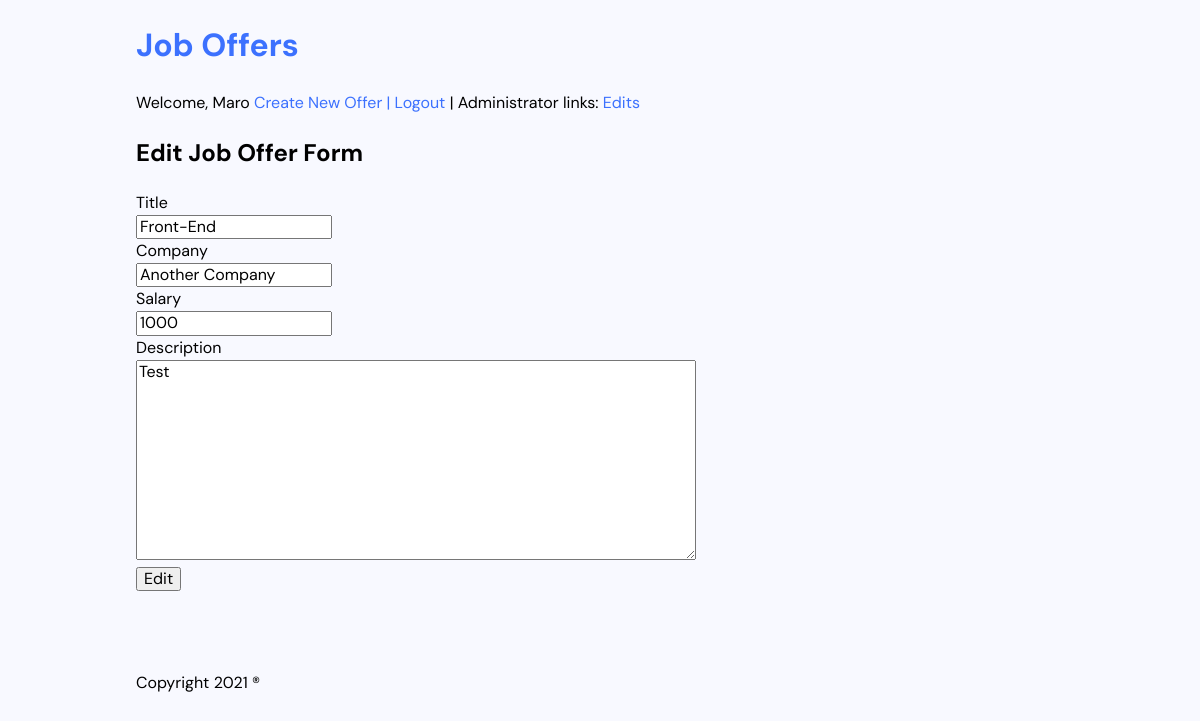
The app's page /edit.php?id=7 (signed in) with its own data.
### tables this page shows
CREATE TABLE `job_offers` (
  `id` int(11) NOT NULL,
  `title` varchar(200) NOT NULL,
  `description` mediumtext NOT NULL,
  `company` varchar(200) NOT NULL,
  `salary` int(11) NOT NULL,
  `posted_on` date DEFAULT curdate(),
  `approved` varchar(50) NOT NULL DEFAULT 'false'
);

### edit.php (called while the page is built, shortened)
<?php
require_once 'secure_common.php';
if (isset($_GET['id'])){
    $itemService = new \Services\Items\ItemService(
        new \Repositories\Items\ItemRepository($db)
    );
    $id = $_GET['id'];
    $item = $itemService->findById($id);
}
require_once 'views/admins/edit.php';

### common.php (called while the page is built, shortened)
<?php
spl_autoload_register(function ($className) {
    $className = str_replace("\\", DIRECTORY_SEPARATOR, $className);
});

### Services/Items/ItemService.php (called while the page is built, shortened)
<?php
class ItemService implements ItemServiceInterface
{
    private ItemRepositoryInterface $itemRepository;
    public function __construct(ItemRepositoryInterface $itemRepository)
    {
        $this->itemRepository = $itemRepository;
    }
    public function findById(int $id): ItemDTO
    {
        return $this->itemRepository->getById($id);
    }
}

### Repositories/Items/ItemRepository.php (called while the page is built, shortened)
<?php
class ItemRepository implements ItemRepositoryInterface
{
    private DatabaseInterface $db;
    public function __construct(DatabaseInterface $db)
    {
        $this->db = $db;
    }
    public function getById(int $id): ItemDTO
    {
        $item = $this->db->query("SELECT * FROM job_offers WHERE id = ?")->execute([$id])->fetch();
        $item = $item->current();
        return new ItemDTO($item['title'], $item['company'], $item['salary'], $item['description'], $item['posted_on'], $item['approved']);
    }
}

### Database/PDODatabase.php (called while the page is built, shortened)
<?php
class PDODatabase implements DatabaseInterface
{
    private $pdo;
    public function __construct(\PDO $pdo)
    {
        $this->pdo = $pdo;
    }
    public function query(string $query): DatabaseStatementInterface
    {
        return new DatabaseStatement($this->pdo->prepare($query));
    }
}

### Database/DatabaseStatement.php (called while the page is built, shortened)
<?php
class DatabaseStatement implements DatabaseStatementInterface
{
    private $pdoStatement;
    public function __construct(\PDOStatement $pdoStatement)
    {
        $this->pdoStatement = $pdoStatement;
    }
    public function execute(array $params = []): DatabaseStatementInterface
    {
        $this->pdoStatement->execute($params);
        return $this;
    }
    public function fetch(): \Generator
    {
       $row = $this->pdoStatement->fetch(\PDO::FETCH_ASSOC);
    }
}

### Data/Items/ItemDTO.php (called while the page is built, shortened)
<?php
class ItemDTO
{
    private $title;
    private $company;
    private $salary;
    private $description;
    public function __construct($title, $company, $salary, $description, $postedOn, $approved)
    {
        $this->title = $title;
        $this->company = $company;
        $this->salary = $salary;
        $this->description = $description;
    }
    public function getTitle()
    {
        return $this->title;
    }
    public function getCompany()
    {
        return $this->company;
    }
    public function getSalary()
    {
        return $this->salary;
    }
    public function getDescription()
    {
        return $this->description;
    }
}

### views/admins/edit.php (the view, shortened to what this page needs)
<?php include_once "views/templates/header.php"; ?>
<h2>Edit Job Offer Form</h2>
<div class="container">
    <form method="post">
        <div class="row">
            <div class="col-25">
                <label for="title">Title</label>
            </div>
            <div class="col-75">
                <input type="text" id="title" name="title" value="<?php echo $item->getTitle() ?>">
            </div>
        </div>
        <div class="row">
            <div class="col-25">
                <label for="company">Company</label>
            </div>
            <div class="col-75">
                <input type="text" id="company" name="company" value="<?php echo $item->getCompany() ?>">
            </div>
        </div>
        <div class="row">
            <div class="col-25">
                <label for="salary">Salary</label>
            </div>
            <div class="col-75">
                <input type="text" id="salary" name="salary" value="<?php echo $item->getSalary() ?>">
            </div>
        </div>
        <div class="row">
            <div class="col-25">
                <label for="description">Description</label>
            </div>
            <div class="col-75">
                <textarea id="description" name="description" style="height:200px; width:560px"><?php echo $item->getDescription() ?></textarea>
            </div>
        </div>
        <div class="row">
            <input type="submit" name="edit" value="Edit">
        </div>
    </form>
</div>
<?php include_once "views/templates/footer.php"; ?>

### css/master.css (style rules this page uses)
html { line-height: 1.15; -webkit-text-size-adjust: 100%; }
body { margin: 0; }
button, input, optgroup, select, textarea { font-family: inherit; font-size: 100%; line-height: 1.15; margin: 0; }
button, input { overflow: visible; }
button, [type=button], [type=reset], [type=submit] { -webkit-appearance: button; }
textarea { overflow: auto; }
html { -webkit-box-sizing: border-box; -moz-box-sizing: border-box; box-sizing: border-box; }
*, *:before, *:after { -webkit-box-sizing: inherit; -moz-box-sizing: inherit; box-sizing: inherit; }
:root { --color-base: #f8f9ff; --color-primary: #3c71fe; --color-separator: #d5dcef; --font-sans: "DM Sans", sans-serif; }
body { background: var(--color-base); font-family: var(--font-sans); line-height: 1.5; }

### records on screen
job_offers: title "Front-End", company "Another Company", salary "1000", description "Test"

### other values on screen
$usergreet "Maro"
